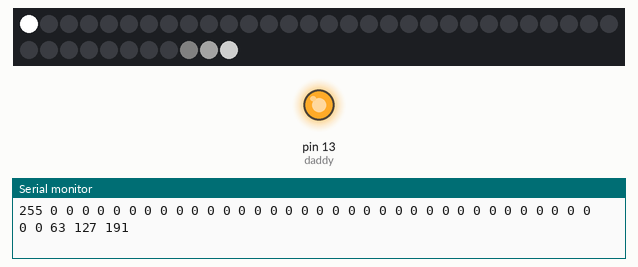
Recording of a sketch running on a simulated Arduino Uno, built with avr-gcc and run on an emulated ATmega328P. Parts: 41 RGB LEDs in strip order, left to right, continuing on the next row, output pins drawn as LEDs (lit = HIGH), the last lines printed to the serial monitor.

Above: at 0.12 s.
At 1.16 s:
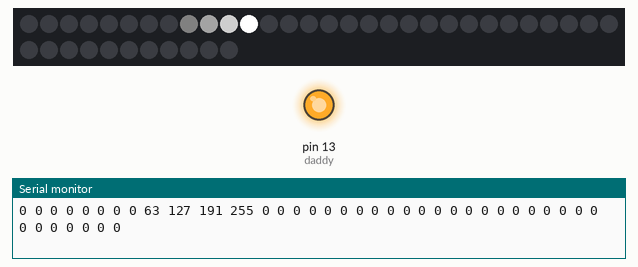
At 2.3 s:
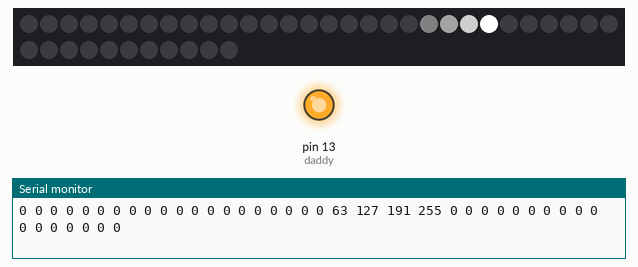
At 4.47 s:
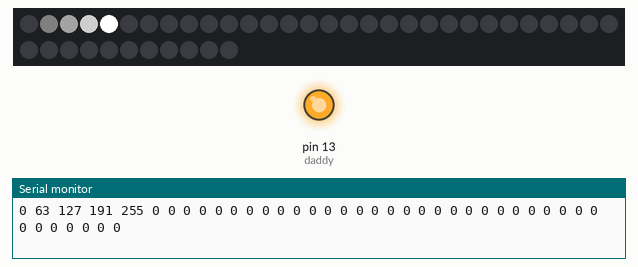
Timing chart, 0 to 6.0 s (numbered marks = the images above):
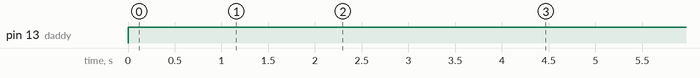

The sketch:

led_test_whitelights.ino
```cpp
//importing library for lights and pixels
#include <Adafruit_NeoPixel.h>
#include "gamma_correction.h"

//variable declarations

unsigned int daddy = 13;
unsigned long mommy = 50;
const unsigned int max_brightness = 255;
const unsigned int min_brightness = 0;
const unsigned int pin = 5;

// const means i promise 41 won't change
// inside_pixels is the number of pixels available potentially
// but only if you want

const unsigned int inside_pixels = 41;
unsigned int interior_ring[inside_pixels];
const unsigned int first_pixel = 0;

// the first pixel is called zero
// this is the reference, "pointer" to the first pixel
// we could say unsigned int pixel = 1; for the second pixel
// but we don't need to do this

unsigned int current_pixel = first_pixel;
unsigned int tail = 4;

// magic shit i stole and brought down here bc variables above

Adafruit_NeoPixel strip = Adafruit_NeoPixel(inside_pixels, pin, NEO_GRB + NEO_KHZ800);

// DECLARATIONS AND VARIABLES ABOVE ALL THIS
// VOID SETUP SHIT BELOW ALL THIS

void setup() {
  // put your setup code here, to run once:
  // the below is just telling pin 13 daddy to be the output
  pinMode(daddy, OUTPUT);

  // setting my baud rate to 9600 so that computer knows how quick
  // to receive or send data
  Serial.begin(9600);

  //tell the arduino to setup the pixel strip/ boot it up

  strip.begin();
  strip.show(); // Initialize all pixels to 'off'

}


// THIS IS THE LOOP AREA BELOW ALL OF THIS
// THIS IS THE STATE OF ALL THE LIGHTS AT ANY GIVEN RUN OF THE
// CHIP'S LOOP - HENCE LOOP


void loop() {

  // once the pixel number reaches the max pixels available
  // which is 41, then we reset back to the first pixel

  if (current_pixel > inside_pixels) {
    current_pixel = 0;
  }

  // reset colors
  for (int p=0; p<inside_pixels;p++) {
    interior_ring[p] = 0;
  }
  /* */
  // okay, within color the specific pixel we're talking to
  // has a value of 255 for the brightness

  interior_ring[current_pixel] = max_brightness;
  int tail_edge = current_pixel - tail;

  int num_pixels_left = tail;
  bool tail_edge_wraps = (tail_edge < 0);
  if (tail_edge_wraps) {
    int num_tail_pixels_left = 0 - tail_edge;
    while (num_tail_pixels_left > 0) {
      interior_ring[inside_pixels - num_tail_pixels_left] = (max_brightness - min_brightness) * (tail - num_pixels_left) / tail;
      num_pixels_left--;
      num_tail_pixels_left--;
    }
  }
  while (num_pixels_left > 0) {
    interior_ring[current_pixel - num_pixels_left] = (max_brightness - min_brightness) * (tail - num_pixels_left) / tail;
    num_pixels_left--;
  }


  // this helps us cycle the pixel we're talking to
  current_pixel = current_pixel + 1;


  //not really analog, this outputs the power of the light in pin 13
  //to a specific variable which is whatever king is

  analogWrite(daddy, max_brightness);

  //smooth that shit out a little with a slight delay, not so fast!

  delay(mommy);

  // we have another loop within this loop
  // p is the new way of saying pixel in this loop
  // because "pixel" is already taken as a name
  // we have this here just for printing purposes
  // for user interface purposes

  for (int p=first_pixel; p<inside_pixels; p++) {
    Serial.print (interior_ring[p]);
    Serial.print (" ");
  }
  Serial.println("");


  // yet another loop because you need new loops for different things
  // the loop above was writing shit in a monitor
  // this shit here writes shit to the actual strip with colors

  for (int p=first_pixel; p<inside_pixels; p++) {
    strip.setPixelColor(p,
      pgm_read_byte(&gamma8[interior_ring[p]]),
      pgm_read_byte(&gamma8[interior_ring[p]]),
      pgm_read_byte(&gamma8[interior_ring[p]]));
    // strip.setPixelColor(p, strip.Color(interior_ring[p], interior_ring[p], interior_ring[p]));
  }
  strip.show();
  /* */


}
```

Source omitted: ma_correction.h (data table, 1109 bytes)

Measured:
- by itself, pin 13 (daddy): LOW → HIGH at 0.00 s
- by itself, everything shown: repeats every 4.0 s, in 42 steps
